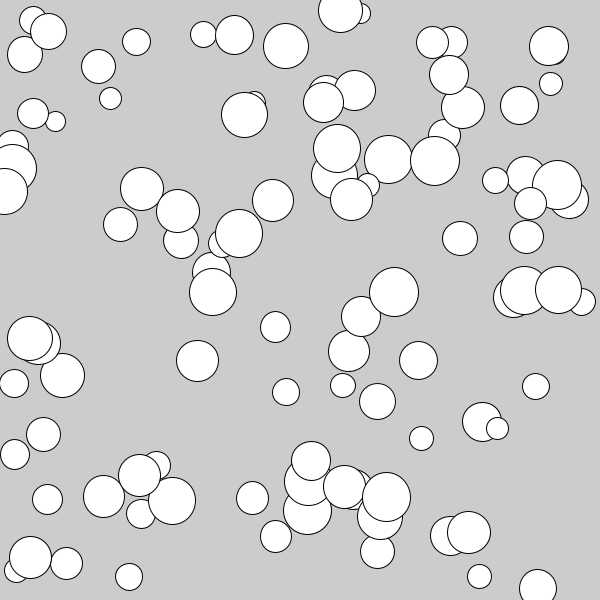
Frame 1 (no input)
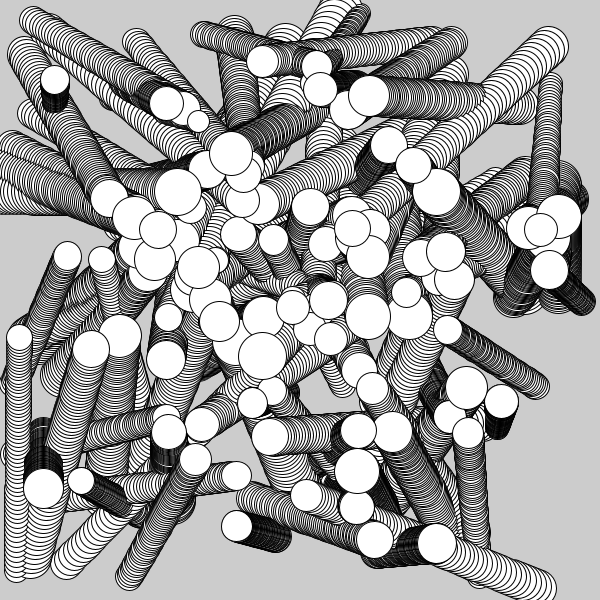
Frame 60 (the mouse pressed at the canvas centre just before this capture)
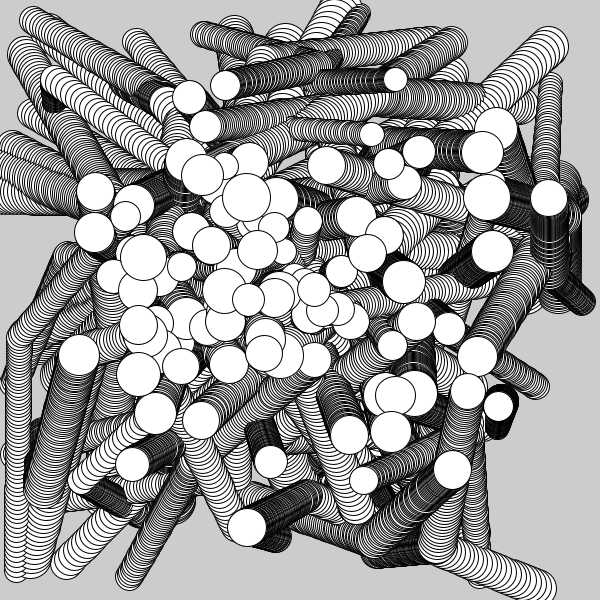
Frame 120 (the mouse held since frame 60 and released just before this capture)

The Processing sketch that drew these frames (run headless with seeded random() and noise(); from frame 60 on, the mouse is pressed at the canvas centre):

// Processing sketch: data_01_03C_dampingArrays
// ── data_01_03C_dampingArrays.pde
ArrayList<PVector> p1,p2;

void setup() {
  size(600,600);

  p1=new ArrayList<PVector>();
  p2=new ArrayList<PVector>();
  
  int n=100;
  randomPositions(p1, n);
  randomPositions(p2, n);
  
}

void randomPositions(ArrayList<PVector> pt,int n) {
  // clear the arraylist
  pt.clear();
  
  for(int i=0; i<n; i++) {
    PVector v=new PVector(
      random(width),
      random(height),
      random(20,50));
      
    // add to the list
    pt.add(v);
  }
}

void draw() {
//  background(0);
  
  float perc=0.01;
  
  for(int i=0; i<p1.size(); i++) {
    PVector v=p1.get(i);
    v.x=dampen(v.x, p2.get(i).x, perc);
    v.y=dampen(v.y, p2.get(i).y, perc);
    v.z=dampen(v.z, p2.get(i).z, perc);
    
    ellipse(v.x,v.y, v.z,v.z);
  }
}

void mousePressed() {
  randomPositions(p2, p1.size());
}

// a=start, b=goal
float dampen(float a,float b,float perc) {
  return a*(1-perc)+b*perc;
}

  
  
  
  
  
  
  
  
  
